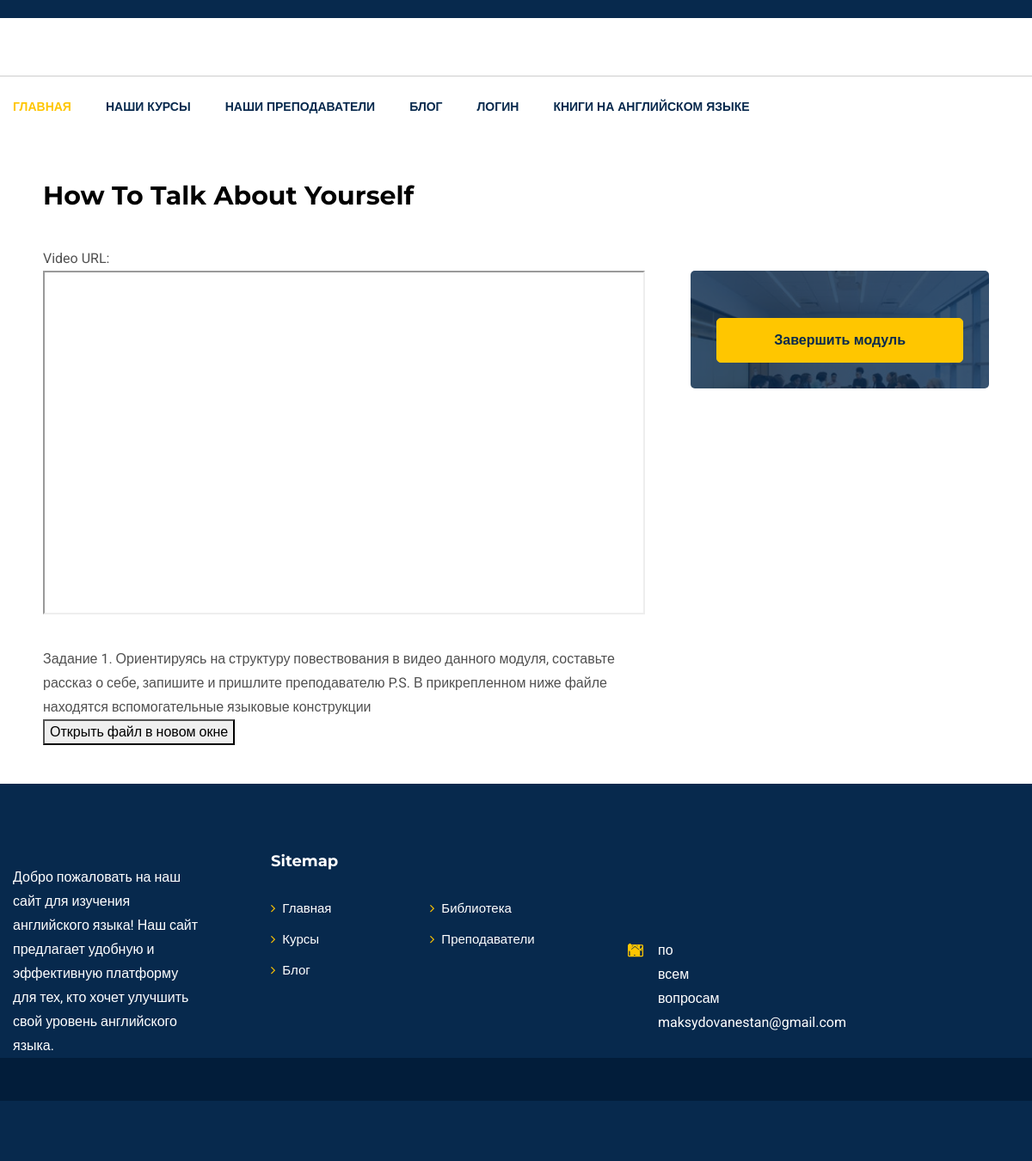
The page /module/1 (signed in) on the database its author committed.
### apps/courses/models.py (models this page shows, shortened)
class Module(models.Model):
    course = models.ForeignKey(Course,
                               related_name='modules',
                               on_delete=models.CASCADE
    )
    title = models.CharField(max_length=250)
    description = models.TextField(blank=True)
    video = models.URLField(max_length=200)
    file = models.FileField("Файл", null=True)
    order_id = models.PositiveSmallIntegerField(unique=True)
    class Meta:
        verbose_name = "Модуль"
        verbose_name_plural = "Модули"
        ordering = ["order_id"]

### apps/courses/views.py (the view)
# urls.py: path("module/<int:pk>", views.ModuleDetailView.as_view(), name="module"),
class ModuleDetailView(UserPassesTestMixin, DetailView):
    model = Module
    template_name = "module.html"
    def test_func(self):
        module = self.get_object()
        course = module.course
        enrollment = get_object_or_404(Enrollment, student=self.request.user, course=course)
        if enrollment.status.lower() == 'approved':
            return True
        else:
            return False

### apps/courses/templates/module.html
{% extends 'base.html' %}
{% block content %}
   <div class="events-area">
                <div class="row">
                    <div class="col-lg-8">
                        <div class="events-left">
                            <h3>{{object.title}}</h3>
                         <p>Video URL:</p>
                       <iframe width="700" height="400"  src="{{object.video}}"> </iframe>
                            <p> {{object.description}}</p>
                        </div>
                        <a href="{{object.file.url}}" target="_blank">
                                  <button>Открыть файл в новом окне</button>
                                    </a>
                    </div>
                    <div class="col-lg-4">
                        <div class="events-right">
                            <div class="events-coundwon bg_cover" data-overlay="8" style="background-image: url(images/event/singel-event/coundown.jpg)">
                                <div class="events-coundwon-btn pt-30">
                                    <a href="{% url 'progress' module.id %}" class="main-btn">Завершить модуль</a>
                                </div>
                            </div>
                    </div>
                    </div>
                    </div>
                </div>
{% endblock %}

### templates/base.html (shortened to what this page needs)
<!doctype html>
{% load static %}
<html lang="en">
<head>
    <link rel="stylesheet" href='{% static "css/slick.css" %}'>
    <link rel="stylesheet" href='{% static "css/animate.css" %}'>
    <link rel="stylesheet" href='{% static "css/nice-select.css" %}'>
    <link rel="stylesheet" href='{% static "css/jquery.nice-number.min.css" %}'>
    <link rel="stylesheet" href='{% static "css/magnific-popup.css" %}'>
    <link rel="stylesheet" href='{% static "css/bootstrap.min.css" %}'>
    <link rel="stylesheet" href='{% static "css/font-awesome.min.css" %}'>
    <link rel="stylesheet" href='{% static "css/default.css" %}'>
    <link rel="stylesheet" href='{% static "css/style.css" %}'>
    <link rel="stylesheet" href='{% static "css/responsive.css" %}'>
</head>
<body>
    <header id="header-part">
        <div class="header-top d-none d-lg-block">
            <div class="container">
                <div class="row">
                    <div class="col-lg-6">
                    </div>
                    <div class="col-lg-6">
                    </div>
                </div>
            </div>
        </div>
        <div class="header-logo-support pt-30 pb-30">
            <div class="container">
                <div class="row">
                    <div class="col-lg-4 col-md-4">
                    </div>
                    <div class="col-lg-8 col-md-8">
                    </div>
                </div>
            </div>
        </div>
        <div class="navigation">
            <div class="container">
                <div class="row">
                    <div class="col-lg-10 col-md-10 col-sm-9 col-8">
                        <nav class="navbar navbar-expand-lg">
                            <div class="collapse navbar-collapse sub-menu-bar" id="navbarSupportedContent">
                                <ul class="navbar-nav mr-auto">
                                    <li class="nav-item">
                                        <a class="active" href="{% url 'index' %}">Главная</a>
                                    </li>
                                    <li class="nav-item">
                                        <a href="{% url 'courses_list' %}">Наши курсы</a>
                                    </li>
                                    <li class="nav-item">
                                        <a href="{% url 'teachers_list' %}">Наши преподаватели</a>
                                    </li>
                                    <li class="nav-item">
                                        <a href="{% url 'blog_display' %}">Блог</a>
                                    </li>
                                    <li class="nav-item">
                                        <a href="">Логин</a>
                                    </li>
                                     <li class="nav-item">
                                        <a href="{% url 'books' %}">Книги на английском языке</a>
                                    </li>
                                </ul>
                            </div>
                        </nav>
                    </div>
                    <div class="col-lg-2 col-md-2 col-sm-3 col-4">
                    </div>
                </div>
            </div>
        </div>
    </header>
    {% block content %}
    {% endblock %}
    <footer id="footer-part">
        <div class="footer-top pt-40 pb-70">
            <div class="container">
                <div class="row">
                    <div class="col-lg-3 col-md-6">
                        <div class="footer-about mt-40">
                            <p>Добро пожаловать на наш сайт для изучения английского языка! Наш сайт предлагает удобную и эффективную платформу для тех, кто хочет улучшить свой уровень английского языка.</p>
                        </div>
                    </div>
                    <div class="col-lg-4 col-md-6 col-sm-6">
                        <div class="footer-link mt-40">
                            <div class="footer-title pb-25">
                                <h6>Sitemap</h6>
                            </div>
                            <ul>
                                <li><a href="{% url 'index' %}"><i class="fa fa-angle-right"></i>Главная</a></li>
                                <li><a href="{% url 'courses_list' %}"><i class="fa fa-angle-right"></i>Курсы</a></li>
                                <li><a href="{% url 'blog_display'%}"><i class="fa fa-angle-right"></i>Блог</a></li>
                            </ul>
                            <ul>
                                <li><a href="{% url 'books' %}"><i class="fa fa-angle-right"></i>Библиотека</a></li>
                                <li><a href="{% url 'teachers_list' %}"><i class="fa fa-angle-right"></i>Преподаватели</a></li>
                            </ul>
                        </div>
                    </div>
                    <div class="col-lg-2 col-md-6 col-sm-6">
                        <div class="footer-link support mt-40">
                            <div class="footer-title pb-25">
                        </div>
                    </div>
                    <div class="col-lg-3 col-md-6">
                        <div class="footer-address mt-40">
                            <div class="footer-title pb-25">
                            </div>
                            <ul>
                                <li>
                                    <div class="icon">
                                        <i class="fa fa-home"></i>
                                    </div>
                                </li>
                                <li>
                                    <div class="icon">
                                        <i class="fa fa-phone"></i>
                                    </div>
                                </li>
                                <li>
                                    <div class="icon">
                                        <i class="fa fa-envelope-o"></i>
                                    </div>
                                    <div class="cont">
                                        <p>по всем вопросам maksydovanestan@gmail.com</p>
                                    </div>
                                </li>
                            </ul>
                        </div>
                    </div>
                </div>
            </div>
        </div>
        <div class="footer-copyright pt-10 pb-25">
            <div class="container">
                <div class="row">
                    <div class="col-md-8">
                        <div class="copyright text-md-left text-center pt-15">
                        </div>
                    </div>
                    <div class="col-md-4">
                        <div class="copyright text-md-right text-center pt-15">
                        </div>
                    </div>
                </div>
            </div>
        </div>
    </footer>
</body>
</html>

### static/css/default.css (style rules this page uses)
.mt-40 { margin-top: 40px; }
.pt-10 { padding-top: 10px; }
.pt-15 { padding-top: 15px; }
.pt-30 { padding-top: 30px; }
.pt-40 { padding-top: 40px; }
.pb-25 { padding-bottom: 25px; }
.pb-30 { padding-bottom: 30px; }
.pb-70 { padding-bottom: 70px; }
[data-overlay] { position: relative; }
[data-overlay]::before { background: #07294d none repeat scroll 0 0; content: ""; height: 100%; left: 0; position: absolute; top: 0; width: 100%; z-index: 1; }
[data-overlay="8"]::before { opacity: 0.8; }

### static/css/style.css (style rules this page uses)
body { font-family: 'Roboto', sans-serif; font-weight: 400; font-style: normal; -webkit-font-smoothing: antialiased; -moz-osx-font-smoothing: grayscale; }
i, span, a { display: inline-block; }
h1, h2, h3, h4, h5, h6 { font-family: 'Montserrat', sans-serif; font-weight: 700; color: #1d2025; margin: 0px; }
h3 { font-size: 28px; }
h6 { font-size: 16px; }
ul,ol { margin: 0px; padding: 0px; list-style-type: none; }
p { font-size: 16px; font-weight: 400; line-height: 28px; color: #505050; margin: 0px; }
.bg_cover { background-position: center center; background-size: cover; background-repeat: no-repeat; width: 100%; height: 100%; }
.main-btn { display: inline-block; font-weight: 500; text-align: center; white-space: nowrap; vertical-align: middle; -webkit-user-select: none; -moz-user-select: none; -ms-user-select: none; user-select: none; border: 1px solid #ffc600; padding: 0 35px; font-size: 16px; font-family: 'Montserrat', sans-serif; font-weight: 700; line-height: 50px; border-radius: 5px; color: #07294d; cursor: pointer; position: relative; overflow: hidden; z-index: 5; -webkit-transition: 0.4s ease-in-out; transition: 0.4s ease-in-out; background-color: #ffc600; }
.header-top { background-color: #07294d; padding-top: 10px; padding-bottom: 10px; }
.header-logo-support { border-bottom: 1px solid #cecece; }
.navigation .navbar { padding: 0; }
.navigation .navbar .navbar-nav li { margin-right: 40px; position: relative; }
.navigation .navbar .navbar-nav li:last-child { margin-right: 0; }
.navigation .navbar .navbar-nav li a { font-size: 14px; font-family: 'Montserrat', sans-serif; font-weight: 700; color: #07294d; text-transform: uppercase; -webkit-transition: all 0.4s linear; transition: all 0.4s linear; padding: 25px 0; }
.navigation .navbar .navbar-nav > li > a.active, .navigation .navbar .navbar-nav > li > a:hover { color: #ffc600; }
.footer-top { background-color: #07294d; }
.footer-about { padding-right: 50px; }
.footer-about p { color: #fff; padding-top: 15px; }
.footer-title h6 { font-size: 18px; color: #fff; }
.footer-link { overflow: hidden; }
.footer-link ul { width: 50%; float: left; overflow: hidden; }
.footer-link ul li { line-height: 35px; }
.footer-link ul li a { color: #fff; font-size: 15px; -webkit-transition: all 0.4s linear; transition: all 0.4s linear; }
.footer-link ul li a i { margin-right: 8px; color: #ffc600; -webkit-transition: all 0.4s linear; transition: all 0.4s linear; }
.footer-address ul li { position: relative; margin-bottom: 10px; }
.footer-address ul li:last-child { margin-bottom: 0; }
.footer-address ul li .icon i { font-size: 18px; color: #ffc600; position: absolute; left: 0; top: 5px; }
.footer-address ul li .cont { padding-left: 35px; }
.footer-address ul li .cont p { color: #fff; }
.footer-copyright { background-color: #021d3a; }
.events-area { background-color: #fff; padding: 45px 50px; }
.events-left h3 { padding-top: 5px; padding-bottom: 10px; color: #000; font-size: 30px; }
.events-left p { padding-top: 31px; }
.events-coundwon { padding: 25px 30px 30px; border-radius: 5px; overflow: hidden; margin-top: 110px; }
.events-coundwon .events-coundwon-btn .main-btn { width: 100%; }

### rows shown on the page
Module: title "How To Talk About Yourself", description "Задание 1. Ориентируясь на структуру повествования в видео данного модуля, составьте рассказ о себе, запишите и пришлите преподавателю P.S. В прикрепленном ниже файле находятся вспомогательные языковые конструкции"
